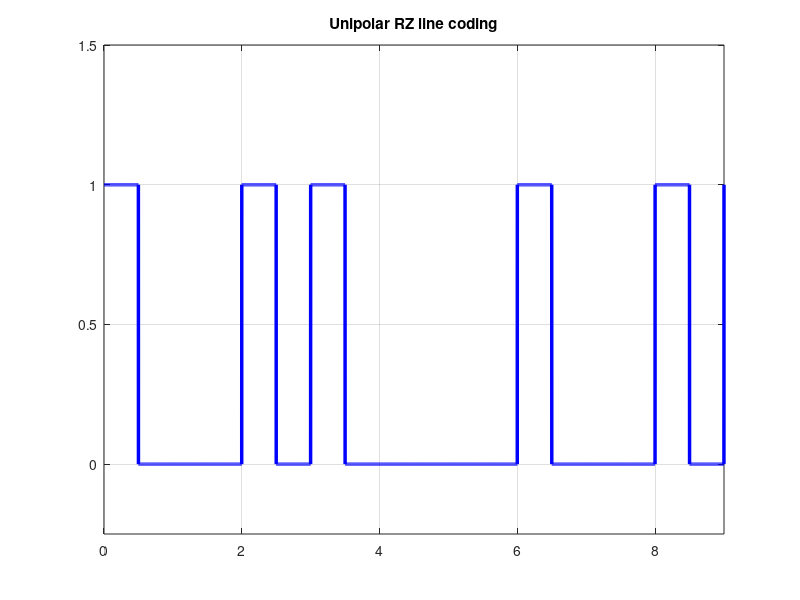

Recreate this plot in MATLAB.
clear all;
clc;

X = [1 0 1 1 0 0 1 0 1];

n = 1;
L = length(X);
X(L+1) = 1;

while n<=length(X)-1
    t = n-1:0.001:n;
    if X(n) == 0
        if X(n+1) == 0
            y = (t>n);
        else
            y = (t==n);
        end
        plot(t, y, 'LineWidth', 2.5, 'color', 'blue')
        title('Unipolar RZ line coding')
        grid on
        hold on
        axis([0 length(X)-1 -1.5 1.5]);
    else
        if X(n+1) == 0
            y = (t < n-0.5);
        else
            y = (t < n-0.5) + 1*(t == n);
        end
        plot(t, y, 'LineWidth', 2.5, 'color', 'blue')
        title('Unipolar RZ line coding')
        grid on
        hold on
        axis([0 length(X)-1 -0.25 1.5]);
    end
    n = n+1;
end
